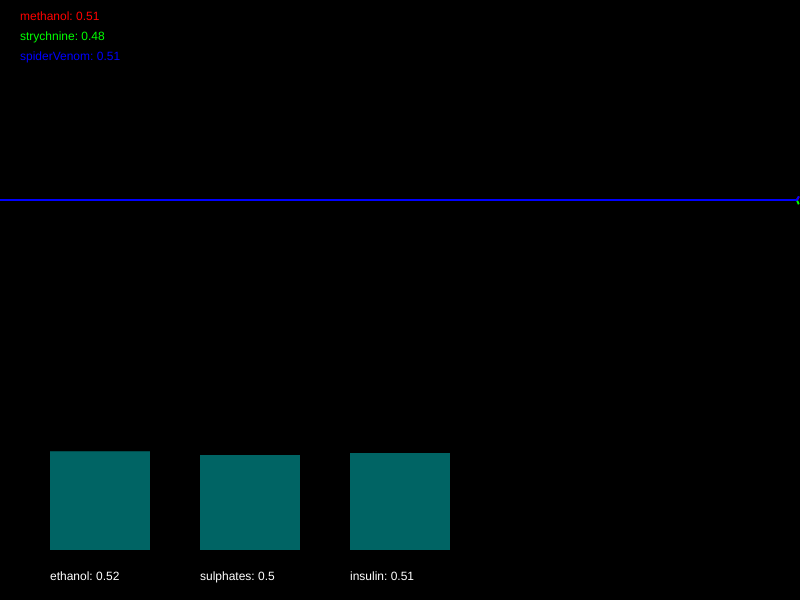
Frame 1 (no input)
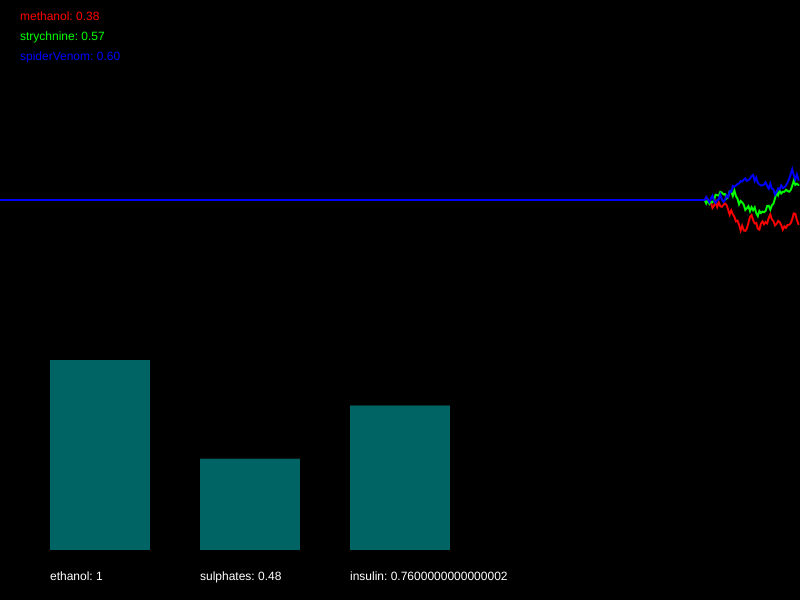
Frame 60 (no input)
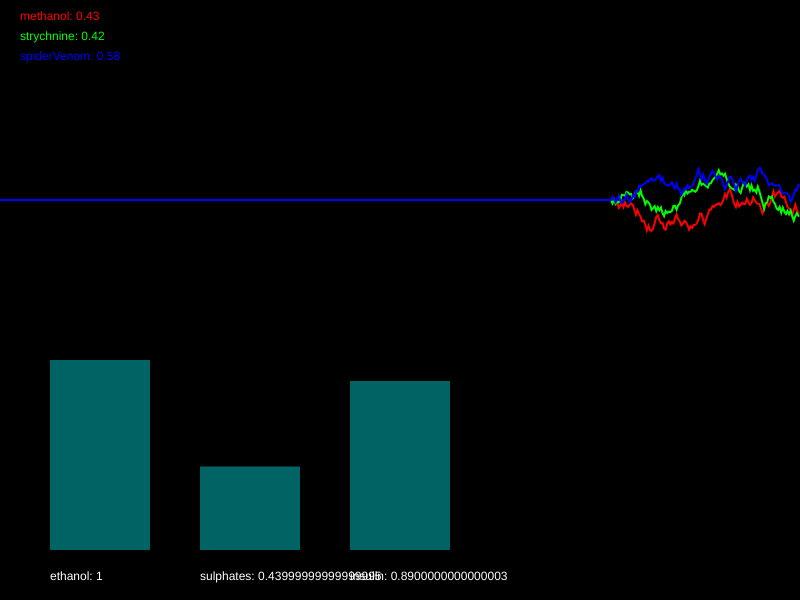
Frame 120 (the mouse pressed at the canvas centre since frame 60)

The p5.js sketch that drew these frames (run headless with seeded random() and noise() and a simulated clock; from frame 60 on, the mouse is pressed at the canvas centre):

// p5.js sketch
// ── sketch.js
/*

Officer: 1820440
CaseNum: 401-0-40834794-1820440

Case 401 - The Case of Norbert's Weiner Stand
Stage 1 - Noxious Weiner

Console city has been plunged into chaos. The notorious poisoner Norbert has struck the
population down with a potent poison. Word has it that he is smuggling his venomous filth
via a streetside weiner stand. Hundreds of people have been affected, and the municipal
water company tells me that their sewers are at full capacity. This is no laughing matter.
I need you to head down to our lab and work on an antidote.

You must develop the antidote by using conditional statements in the draw loop to
do the following:


You must develop the antidote by using conditional statements in the draw loop to
do the following.

	- If strychnine dips below 0.71, decrement ethanol by 0.02
	- If spiderVenom dips below 0.71, increment ethanol by 0.04
	- If spiderVenom goes above 0.47, try decreasing sulphates by 0.02
	- If strychnine goes above 0.42, increase sulphates by 0.02
	- When methanol goes above 0.72, try decreasing insulin by 0.03
	- If spiderVenom dips below 0.56, raise insulin by 0.01


Your conditional statements should:

consider the following poisons:

	- methanol
	- strychnine
	- spiderVenom


and modify the following antidotes:

	- ethanol
	- sulphates
	- insulin


- There are many ways to complete this task but you should only use the
following commands:

	if(){}
	+=
	-=

*/

//Declare the poison variables
var methanol;
var strychnine;
var spiderVenom;


//Declare the antidote variables
var ethanol;
var sulphates;
var insulin;


//This variable is used for drawing the graph
var graphs;


function setup()
{

	createCanvas(800,600);
	strokeWeight(2);

	//initialise the poisons and antidotes
	methanol = 0.5;
	strychnine = 0.5;
	spiderVenom = 0.5;
	ethanol = 0.5;
	sulphates = 0.5;
	insulin = 0.5;


	//fills the graph with empty values
	graphs = [];

	for(var i = 0; i < 3; i++)
	{
		graphs.push([]);
		for(var j = 0; j < 512; j++)
		{
			graphs[i].push(0.5);
		}
	}

}

function draw()
{

	//Develop the antidote below
	//Write conditional statements to change the amount of each substance ...

	// - If strychnine dips below 0.71, decrement ethanol by 0.02
	if (strychnine <= 0.71)
	{
		ethanol -= 0.02
	}

	// - If spiderVenom dips below 0.71, increment ethanol by 0.04
	if (spiderVenom <=0.71)
	{
		ethanol += 0.04
	}
	// - If spiderVenom goes above 0.47, try decreasing sulphates by 0.02
	if (spiderVenom >= 0.47)
	{
		sulphates -= 0.02
	}
	// - If strychnine goes above 0.42, increase sulphates by 0.02
	if (strychnine	>=0.42)
	{
		sulphates += 0.02
	}
	// - When methanol goes above 0.72, try decreasing insulin by 0.03
	if (methanol >=0.72)
	{
		insulin -=0.03
	}
	// - If spiderVenom dips below 0.56, raise insulin by 0.01
	if (spiderVenom <=0.56)
	{
		insulin	+= 0.01
	}

	//////////////////////////////////////////////////////

	//the code below generates new values using random numbers

	/*
		For testing, you might want to temporarily comment out
		these lines and set the same variables to constant values
		instead.
	*/

	methanol = nextValue(graphs[0],methanol);
	strychnine = nextValue(graphs[1],strychnine);
	spiderVenom = nextValue(graphs[2],spiderVenom);


	ethanol = constrain(ethanol, 0, 1);
	sulphates = constrain(sulphates, 0, 1);
	insulin = constrain(insulin, 0, 1);


	///////// DO NOT CHANGE THE CODE BELOW ///////////

	//drawing code

	// set background
	background(0);
	noFill();

	//draw the graphs for the vitals
	var colors = [
	color(255, 0, 0),
	color(0, 255, 0),
	color(0, 0, 255),
	color(255, 0, 255),
	color(255, 255, 0),
	color(0, 255, 255)
	];

	for(var i = 0; i < graphs.length; i++)
	{
		stroke(colors[i]);
		drawGraph(graphs[i]);
	}

	//draw the poisons as text
	noStroke();
	fill(colors[0]);
	text('methanol: ' + nf(methanol,1,2), 20,20);
	fill(colors[1]);
	text('strychnine: ' + nf(strychnine,1,2), 20,40);
	fill(colors[2]);
	text('spiderVenom: ' + nf(spiderVenom,1,2), 20,60);


	//draw the antidotes bar chart
	drawBar(ethanol,50,'ethanol');
	drawBar(sulphates,200,'sulphates');
	drawBar(insulin,350,'insulin');


}

function nextValue(graph, val)
{
	//gets the next value for a vital and puts it in an array for drawing
	var delta = random(-0.03,0.03);

	val += delta;
	if(val > 1 || val < 0)
	{
		delta *= -1;
		val += delta * 2;
	}

	graph.push(val)
	graph.shift();
	return val;
}

function drawGraph(graph)
{
	//draws an array as a graph
	beginShape();
	for(var i = 0; i < graph.length; i++)
	{
			vertex(width * i/512, height * 0.5 - graph[i]* height/3)
	}
	endShape();
}


function drawBar(val, x, name)
{
	//draws the bars for bar chart
    noStroke();
    fill(0,100,100);
	var mh = height * 0.4 - 50;
	rect(x,(height - 50) - val*mh, 100, val*mh);
    fill(255);
	text(name + ": " + val, x, height - 20);
}
